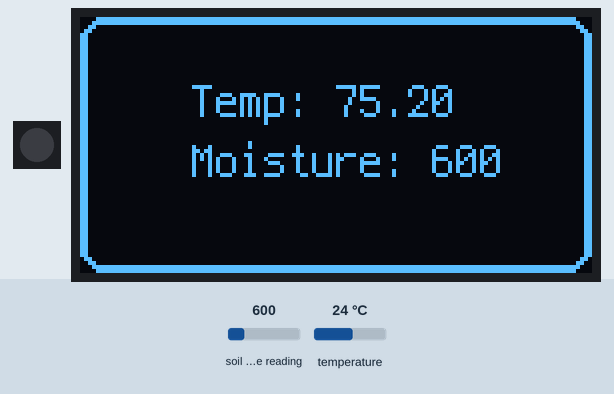
Bench run of a program on a simulated CircuitPython board. Parts: 1 RGB LEDs in strip order, left to right, 128×64 one-colour display. The test bench sets the inputs (shaded band); at power-on: soil moisture reading 600, temperature 24 °C. What the program prints to the serial console is not drawn.

Above: at 1.2 s.
1.3 s: soil moisture reading set to 236
At 3.1 s:
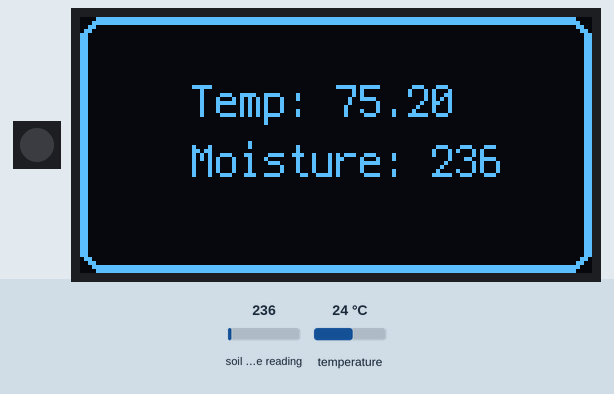
3.6 s: temperature set to 12 °C
At 4.6 s:
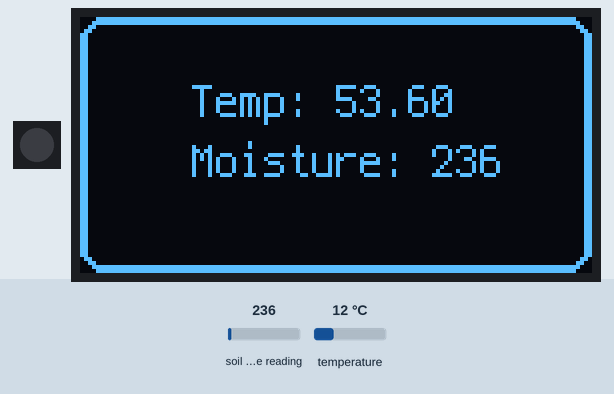
5.6 s: soil moisture reading set to 650
At 7.4 s:
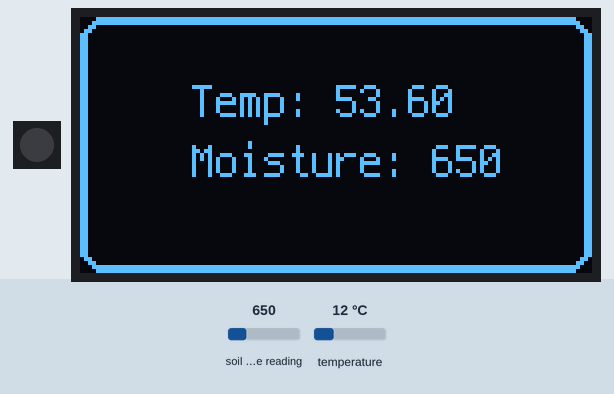
7.7 s: temperature set to 19 °C
At 8.9 s:
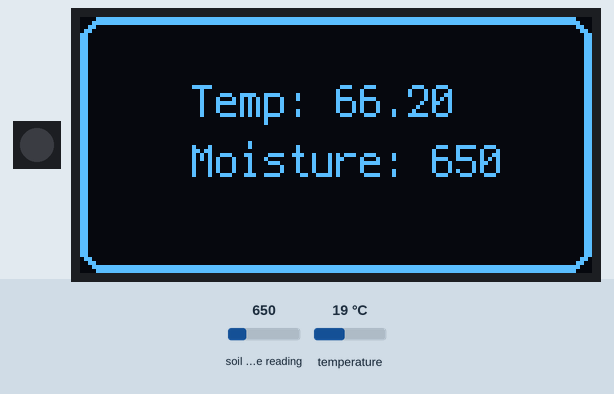
Timing chart, 0 to 10.7 s (numbered marks = the images above; inputs shaded):
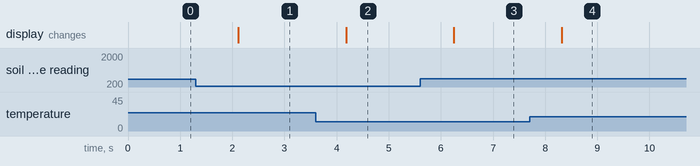

The program:

code.py
```python
# Some LCD Docs
# https://learn.sparkfun.com/tutorials/pic-based-serial-enabled-character-lcd-hookup-guide/all

# https://github.com/jimblom/Serial-LCD-Kit/wiki/Serial-Enabled-LCD-Kit-Datasheet

import time
import board
import busio
import neopixel
import displayio
import adafruit_displayio_ssd1306
from adafruit_display_text import label
from adafruit_seesaw.seesaw import Seesaw
from board import SCL, SDA
from microcontroller import Pin
import terminalio
from adafruit_display_shapes.rect import Rect
from adafruit_display_shapes.circle import Circle
from adafruit_display_shapes.roundrect import RoundRect
from adafruit_display_shapes.triangle import Triangle
from adafruit_display_shapes.line import Line
from adafruit_display_shapes.polygon import Polygon

print('getting I2C')
i2c_bus = board.I2C()  # This works better than explicitly giving pins, why?

pixel = neopixel.NeoPixel(board.NEOPIXEL, 1, brightness=0.3, auto_write=True)

pixel[0] = 0x00

uart = busio.UART(board.TX, board.RX, baudrate=9600)

# Set up OLED
i2c = i2c_bus
displayio.release_displays()
display_bus = displayio.I2CDisplay(i2c, device_address=0x3d)
display = adafruit_displayio_ssd1306.SSD1306(display_bus, width=128, height=64)

# Set up Moisture Sensor
ss = Seesaw(i2c_bus, addr=0x36)

# LCD utilities
def clearLcd():
    b = bytes([0xFE, 0x01])
    uart.write(b)

def nextLine():
    b = bytes([0xFE, 192])
    uart.write(b)

def write(val):
    s = str(val)
    bytes = str.encode(s)
    uart.write(bytes)

def off():
    b = bytes([0xFE, 0x08])
    uart.write(b)

def on():
    b = bytes([0xFE, 0x0C])
    uart.write(b)

def dim():
    print('dim')
    b = bytes(18)
    uart.write(b)


# DISPLAY NONSENSE
if True:
    WIDTH = 128
    HEIGHT = 64
    BORDER = 3

    displayGroup = displayio.Group(max_size=10)
    display.show(displayGroup)

    # x, y, x, y, radius
    roundrect = RoundRect(0, 0, WIDTH, HEIGHT, 5, fill=0x000000, outline=0xFFFFFF, stroke=2)
    displayGroup.append(roundrect)

    # Draw a label, used like a group
    text = "Hello World!"
    text_area = label.Label(terminalio.FONT, text=text, color=0xFFFFFF, x=28, y=10)
    displayGroup.append(text_area)


#LCD
on()

while True:
    clearLcd()
    pixel[0] = 0x00400
    # read moisture level through capacitive touch pad
    touch = ss.moisture_read()

    # read temperature from the temperature sensor
    tempC  = ss.get_temp()
    tempF  = (tempC * 1.8) + 32
    tS = "{:0.2f}".format(tempF)
    print("temp: " + str(tS) + "\nmoisture: " + str(touch))
    write('Moisture: ')
    write(touch)
    nextLine()
    write('Temp: ')
    write(tS)
    print()
    pixel[0] = 0x00


    text = "Temp: " + str(tS) + "\nMoisture: " + str(touch)
    text_area = label.Label(terminalio.FONT, text=text, color=0xFFFFFF, x=28, y= int(HEIGHT/3))
    displayGroup.pop()
    displayGroup.append(text_area)
    time.sleep(1)
```

Measured:
- after the input at 1.3 s, the display: changes after 0.82 s (image 1)
- after the input at 3.6 s, the display: changes after 0.58 s (image 2)
- after the input at 5.6 s, the display: changes after 0.65 s (image 3)
- after the input at 7.7 s, the display: changes after 0.62 s (image 4)
